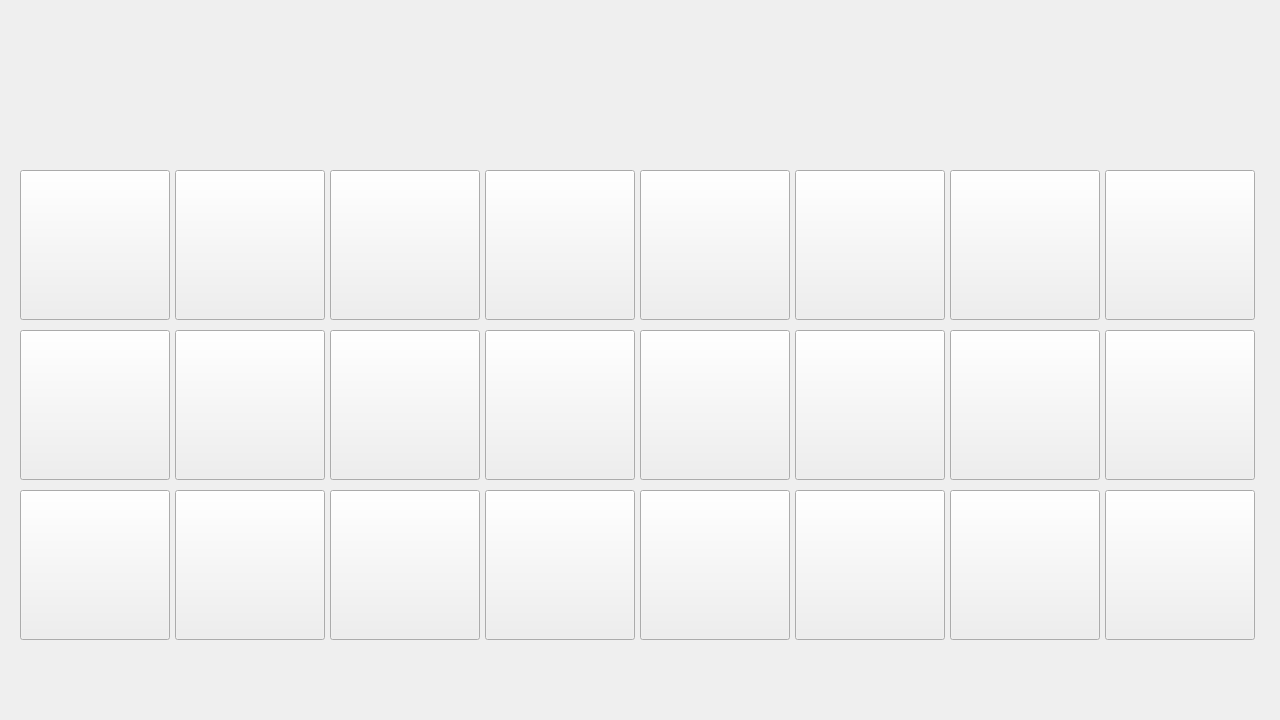
<?xml version="1.0" encoding="UTF-8"?>
<ui version="4.0">
 <class>Form</class>
 <widget class="QWidget" name="Form">
  <property name="geometry">
   <rect>
    <x>0</x>
    <y>0</y>
    <width>1280</width>
    <height>720</height>
   </rect>
  </property>
  <property name="windowTitle">
   <string>Form</string>
  </property>
  <widget class="QLabel" name="label">
   <property name="geometry">
    <rect>
     <x>0</x>
     <y>0</y>
     <width>1280</width>
     <height>720</height>
    </rect>
   </property>
   <property name="text">
    <string/>
   </property>
   <property name="pixmap">
    <pixmap>../backgrounds/MemoryBlank.png</pixmap>
   </property>
  </widget>
  <widget class="QPushButton" name="btn_0">
   <property name="geometry">
    <rect>
     <x>20</x>
     <y>170</y>
     <width>150</width>
     <height>150</height>
    </rect>
   </property>
   <property name="text">
    <string/>
   </property>
  </widget>
  <widget class="QPushButton" name="btn_1">
   <property name="geometry">
    <rect>
     <x>175</x>
     <y>170</y>
     <width>150</width>
     <height>150</height>
    </rect>
   </property>
   <property name="text">
    <string/>
   </property>
  </widget>
  <widget class="QPushButton" name="btn_2">
   <property name="geometry">
    <rect>
     <x>330</x>
     <y>170</y>
     <width>150</width>
     <height>150</height>
    </rect>
   </property>
   <property name="text">
    <string/>
   </property>
  </widget>
  <widget class="QPushButton" name="btn_3">
   <property name="geometry">
    <rect>
     <x>485</x>
     <y>170</y>
     <width>150</width>
     <height>150</height>
    </rect>
   </property>
   <property name="text">
    <string/>
   </property>
  </widget>
  <widget class="QPushButton" name="btn_4">
   <property name="geometry">
    <rect>
     <x>20</x>
     <y>330</y>
     <width>150</width>
     <height>150</height>
    </rect>
   </property>
   <property name="text">
    <string/>
   </property>
  </widget>
  <widget class="QPushButton" name="btn_5">
   <property name="geometry">
    <rect>
     <x>175</x>
     <y>330</y>
     <width>150</width>
     <height>150</height>
    </rect>
   </property>
   <property name="text">
    <string/>
   </property>
  </widget>
  <widget class="QPushButton" name="btn_6">
   <property name="geometry">
    <rect>
     <x>330</x>
     <y>330</y>
     <width>150</width>
     <height>150</height>
    </rect>
   </property>
   <property name="text">
    <string/>
   </property>
  </widget>
  <widget class="QPushButton" name="btn_7">
   <property name="geometry">
    <rect>
     <x>485</x>
     <y>330</y>
     <width>150</width>
     <height>150</height>
    </rect>
   </property>
   <property name="text">
    <string/>
   </property>
  </widget>
  <widget class="QPushButton" name="btn_8">
   <property name="geometry">
    <rect>
     <x>20</x>
     <y>490</y>
     <width>150</width>
     <height>150</height>
    </rect>
   </property>
   <property name="text">
    <string/>
   </property>
  </widget>
  <widget class="QPushButton" name="btn_9">
   <property name="geometry">
    <rect>
     <x>175</x>
     <y>490</y>
     <width>150</width>
     <height>150</height>
    </rect>
   </property>
   <property name="text">
    <string/>
   </property>
  </widget>
  <widget class="QPushButton" name="btn_10">
   <property name="geometry">
    <rect>
     <x>330</x>
     <y>490</y>
     <width>150</width>
     <height>150</height>
    </rect>
   </property>
   <property name="text">
    <string/>
   </property>
  </widget>
  <widget class="QPushButton" name="btn_11">
   <property name="geometry">
    <rect>
     <x>485</x>
     <y>490</y>
     <width>150</width>
     <height>150</height>
    </rect>
   </property>
   <property name="text">
    <string/>
   </property>
  </widget>
  <widget class="QPushButton" name="btn_12">
   <property name="geometry">
    <rect>
     <x>640</x>
     <y>170</y>
     <width>150</width>
     <height>150</height>
    </rect>
   </property>
   <property name="text">
    <string/>
   </property>
  </widget>
  <widget class="QPushButton" name="btn_13">
   <property name="geometry">
    <rect>
     <x>795</x>
     <y>170</y>
     <width>150</width>
     <height>150</height>
    </rect>
   </property>
   <property name="text">
    <string/>
   </property>
  </widget>
  <widget class="QPushButton" name="btn_14">
   <property name="geometry">
    <rect>
     <x>950</x>
     <y>170</y>
     <width>150</width>
     <height>150</height>
    </rect>
   </property>
   <property name="text">
    <string/>
   </property>
  </widget>
  <widget class="QPushButton" name="btn_15">
   <property name="geometry">
    <rect>
     <x>1105</x>
     <y>170</y>
     <width>150</width>
     <height>150</height>
    </rect>
   </property>
   <property name="text">
    <string/>
   </property>
  </widget>
  <widget class="QPushButton" name="btn_16">
   <property name="geometry">
    <rect>
     <x>640</x>
     <y>330</y>
     <width>150</width>
     <height>150</height>
    </rect>
   </property>
   <property name="text">
    <string/>
   </property>
  </widget>
  <widget class="QPushButton" name="btn_17">
   <property name="geometry">
    <rect>
     <x>795</x>
     <y>330</y>
     <width>150</width>
     <height>150</height>
    </rect>
   </property>
   <property name="text">
    <string/>
   </property>
  </widget>
  <widget class="QPushButton" name="btn_18">
   <property name="geometry">
    <rect>
     <x>950</x>
     <y>330</y>
     <width>150</width>
     <height>150</height>
    </rect>
   </property>
   <property name="text">
    <string/>
   </property>
  </widget>
  <widget class="QPushButton" name="btn_19">
   <property name="geometry">
    <rect>
     <x>1105</x>
     <y>330</y>
     <width>150</width>
     <height>150</height>
    </rect>
   </property>
   <property name="text">
    <string/>
   </property>
  </widget>
  <widget class="QPushButton" name="btn_20">
   <property name="geometry">
    <rect>
     <x>640</x>
     <y>490</y>
     <width>150</width>
     <height>150</height>
    </rect>
   </property>
   <property name="text">
    <string/>
   </property>
  </widget>
  <widget class="QPushButton" name="btn_21">
   <property name="geometry">
    <rect>
     <x>795</x>
     <y>490</y>
     <width>150</width>
     <height>150</height>
    </rect>
   </property>
   <property name="text">
    <string/>
   </property>
  </widget>
  <widget class="QPushButton" name="btn_22">
   <property name="geometry">
    <rect>
     <x>950</x>
     <y>490</y>
     <width>150</width>
     <height>150</height>
    </rect>
   </property>
   <property name="text">
    <string/>
   </property>
  </widget>
  <widget class="QPushButton" name="btn_23">
   <property name="geometry">
    <rect>
     <x>1105</x>
     <y>490</y>
     <width>150</width>
     <height>150</height>
    </rect>
   </property>
   <property name="text">
    <string/>
   </property>
  </widget>
 </widget>
 <resources/>
 <connections/>
</ui>
